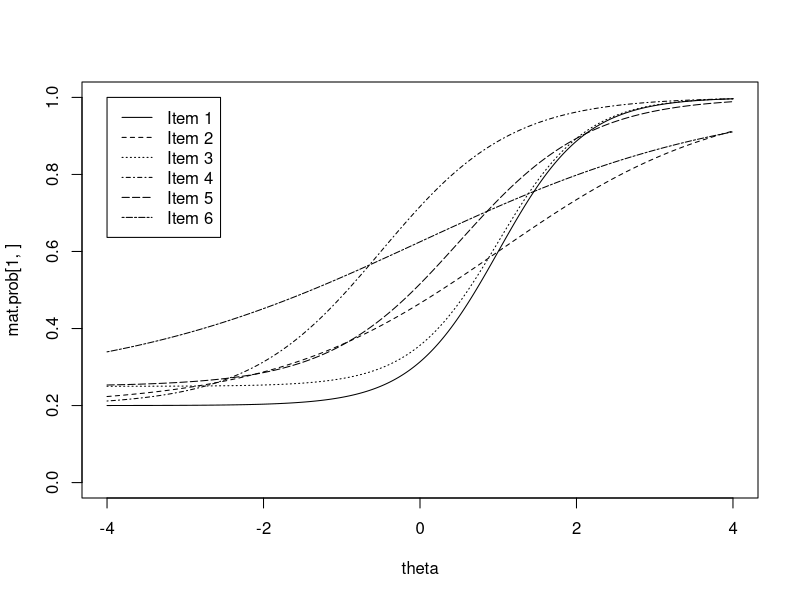
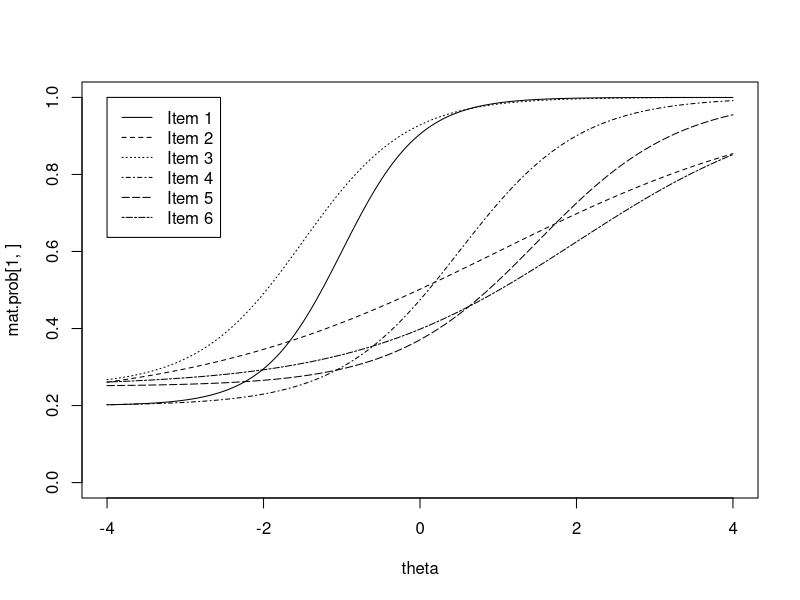
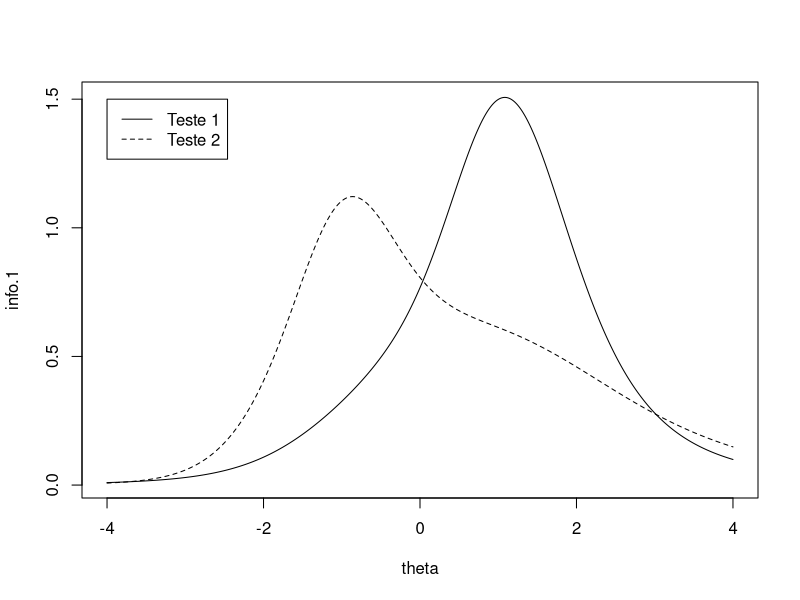

The R source for these figures, in order: (Note: this script raises an error after producing the figures.)

mat.par.1 <- matrix(c(1.8, .7, 1.8, 1.2, 1.2, .5, 1, 1, 1, -.5, .5, 0, 0.2, 0.2, .25, .2, 0.25, .25),nrow=6)
mat.par.2 <- matrix(c(2, .5, 1.5, 1.3, 1.1, .7, -1, 1, -1.5, .5, 1.5, 2, 0.2, 0.2, .25, .2, 0.25, .25),nrow=6)

theta <- seq(-4,4,0.01)

# Questão 1

mat.prob <- matrix(0,nrow(mat.par.1),length(theta))

# Gráfico das CCI's para o teste 1 

for (i in 1:nrow(mat.par.1)) {
  for (j in 1:length(theta))
    mat.prob[i,j] <- mat.par.1[i,3] + (1-mat.par.1[i,3])/(1+exp(-mat.par.1[i,1]*(theta[j]-mat.par.1[i,2])))
}

plot(theta,mat.prob[1,],type="l",ylim=c(0,1))
for (i in 2:nrow(mat.par.1))
  lines(theta,mat.prob[i,],lty=i)
legend(-4,1,c("Item 1", "Item 2", "Item 3", "Item 4", "Item 5", "Item 6"), lty=c(1:6))

# Gráfico das CCI's para o teste 2

for (i in 1:nrow(mat.par.2)) {
  for (j in 1:length(theta))
    mat.prob[i,j] <- mat.par.2[i,3] + (1-mat.par.2[i,3])/(1+exp(-mat.par.2[i,1]*(theta[j]-mat.par.2[i,2])))
}

plot(theta,mat.prob[1,],type="l",ylim=c(0,1))
for (i in 2:nrow(mat.par.2))
  lines(theta,mat.prob[i,],lty=i)
legend(-4,1,c("Item 1", "Item 2", "Item 3", "Item 4", "Item 5", "Item 6"), lty=c(1:6))

# d) 
vec.prob.1 <- mat.par.1[,3] + (1-mat.par.1[,3])/(1+exp(-mat.par.1[,1]*(0-mat.par.1[,2])))
vec.prob.1 
vec.prob.2 <- mat.par.2[,3] + (1-mat.par.2[,3])/(1+exp(-mat.par.2[,1]*(0-mat.par.2[,2])))
vec.prob.2 

# Questão 2

mat.prob <- mat.prob.dif <- mat.info <- matrix(0,nrow(mat.par.1),length(theta))

for (i in 1:nrow(mat.par.1)) {
  for (j in 1:length(theta)) {
    mat.prob[i,j] <- mat.par.1[i,3] + (1-mat.par.1[i,3])/(1+exp(-mat.par.1[i,1]*(theta[j]-mat.par.1[i,2])))
    mat.prob.dif[i,j] <- mat.par.1[i,1]*(1-mat.par.1[i,3])*exp(-mat.par.1[i,1]*(theta[j]-mat.par.1[i,2]))/
      ((1+exp(-mat.par.1[i,1]*(theta[j]-mat.par.1[i,2])))^2)
    mat.info[i,j] <- (mat.prob.dif[i,j]^2)/(mat.prob[i,j]*(1-mat.prob[i,j]))
  }
}

info.1 <- apply(mat.info,2,sum)

plot(theta,info.1,type="l")

for (i in 1:nrow(mat.par.2)) {
  for (j in 1:length(theta)) {
    mat.prob[i,j] <- mat.par.2[i,3] + (1-mat.par.2[i,3])/(1+exp(-mat.par.2[i,1]*(theta[j]-mat.par.2[i,2])))
    mat.prob.dif[i,j] <- mat.par.2[i,1]*(1-mat.par.2[i,3])*exp(-mat.par.2[i,1]*(theta[j]-mat.par.2[i,2]))/
      ((1+exp(-mat.par.2[i,1]*(theta[j]-mat.par.2[i,2])))^2)
    mat.info[i,j] <- (mat.prob.dif[i,j]^2)/(mat.prob[i,j]*(1-mat.prob[i,j]))
  }
}

info.2 <- apply(mat.info,2,sum)

lines(theta,info.2,lty=2)
legend(-4,1.5,c("Teste 1", "Teste 2"), lty=c(1,2))

# Questao 4

theta.Z <- 1
theta.Y <- -1

for (i in 1:6) {
  print(i)
  p.Z <- mat.par.1[i,3] + (1-mat.par.1[i,3])/(1+exp(-mat.par.1[i,1]*(theta.Z-mat.par.1[i,2])))
  print(p.Z)
  p.Y <- mat.par.1[i,3] + (1-mat.par.1[i,3])/(1+exp(-mat.par.1[i,1]*(theta.Y-mat.par.1[i,2])))
  print(p.Y)
  print(p.Z-p.Y)
}

for (i in 1:6) {
  print(i)
  p.Z <- mat.par.2[i,3] + (1-mat.par.2[i,3])/(1+exp(-mat.par.2[i,1]*(theta.Z-mat.par.2[i,2])))
  print(p.Z)
  p.Y <- mat.par.2[i,3] + (1-mat.par.2[i,3])/(1+exp(-mat.par.2[i,1]*(theta.Y-mat.par.2[i,2])))
  print(p.Y)
  print(p.Z-p.Y)
}









# Pacotes ----

# Análise ----

p_load(ggplot2,reshape2,gridExtra)

for (i in 1:nrow(mat.par.1)) {
  for (j in 1:length(theta))
    mat.prob[i,j] <- mat.par.1[i,3] + (1-mat.par.1[i,3])/(1+exp(-mat.par.1[i,1]*(theta[j]-mat.par.1[i,2])))
}

df1 <- data.frame(theta = theta, prob = mat.prob[1,], item = "Item 1")
df2 <- data.frame(theta = theta, prob = mat.prob[2,], item = "Item 2")
df3 <- data.frame(theta = theta, prob = mat.prob[3,], item = "Item 3")
df4 <- data.frame(theta = theta, prob = mat.prob[4,], item = "Item 4")
df5 <- data.frame(theta = theta, prob = mat.prob[5,], item = "Item 5")
df6 <- data.frame(theta = theta, prob = mat.prob[6,], item = "Item 6")

df <- rbind(df1, df2, df3, df4, df5, df6)

ggplot(df, aes(x = theta, y = prob, color = item)) +
  geom_line() +
  ylim(0, 1) +
  labs(title = "Teste 1",
       x = "Theta",
       y = "Probability") +
  theme_minimal() +
  scale_color_manual(values = c("Item 1" = "blue", "Item 2" = "red", "Item 3" = "green",
                                "Item 4" = "purple", "Item 5" = "orange", "Item 6" = "pink")) +
  theme(legend.position = "top")

# 2 ----

for (i in 1:nrow(mat.par.2)) {
  for (j in 1:length(theta))
    mat.prob[i,j] <- mat.par.2[i,3] + (1-mat.par.2[i,3])/(1+exp(-mat.par.2[i,1]*(theta[j]-mat.par.2[i,2])))
}

df1 <- data.frame(theta = theta, prob = mat.prob[1,], item = "Item 1")
df2 <- data.frame(theta = theta, prob = mat.prob[2,], item = "Item 2")
df3 <- data.frame(theta = theta, prob = mat.prob[3,], item = "Item 3")
df4 <- data.frame(theta = theta, prob = mat.prob[4,], item = "Item 4")
df5 <- data.frame(theta = theta, prob = mat.prob[5,], item = "Item 5")
df6 <- data.frame(theta = theta, prob = mat.prob[6,], item = "Item 6")

df <- rbind(df1, df2, df3, df4, df5, df6)

ggplot(df, aes(x = theta, y = prob, color = item)) +
  geom_line() +
  ylim(0, 1) +
  labs(title = "Teste 2",
       x = "Theta",
       y = "Probability") +
  theme_minimal() +
  scale_color_manual(values = c("Item 1" = "blue", "Item 2" = "red", "Item 3" = "green",
                                "Item 4" = "purple", "Item 5" = "orange", "Item 6" = "pink")) +
  theme(legend.position = "top")

# dois ----

df_info <- data.frame(theta = theta, info1 = info.1, info2 = info.2)

ggplot(df_info, aes(x = theta)) +
  geom_line(aes(y = info1, color = "Teste 1"), linetype = "solid") +
  geom_line(aes(y = info2, color = "Teste 2"), linetype = "dashed") +
  labs(title = "Information Plot", x = "Theta", y = "Information") +
  scale_color_manual(values = c("Teste 1" = "blue", "Teste 2" = "red")) +
  theme_minimal() +
  theme(legend.position = "top") +
  guides(color = guide_legend(title = "Tests", override.aes = list(linetype = c("solid", "dashed"))))



results_1 <- data.frame(Item = 1:6, p.Z = numeric(6), p.Y = numeric(6), p.diff = numeric(6))
results_2 <- data.frame(Item = 1:6, p.Z = numeric(6), p.Y = numeric(6), p.diff = numeric(6))

theta.Z <- 1
theta.Y <- -1

# Loop for mat.par.1
for (i in 1:6) {
  p.Z <- mat.par.1[i, 3] + (1 - mat.par.1[i, 3]) / (1 + exp(-mat.par.1[i, 1] * (theta.Z - mat.par.1[i, 2])))
  p.Y <- mat.par.1[i, 3] + (1 - mat.par.1[i, 3]) / (1 + exp(-mat.par.1[i, 1] * (theta.Y - mat.par.1[i, 2])))
  p.diff <- p.Z - p.Y
  results_1[i, ] <- c(i, p.Z, p.Y, p.diff)
}

# Loop for mat.par.2
for (i in 1:6) {
  p.Z <- mat.par.2[i, 3] + (1 - mat.par.2[i, 3]) / (1 + exp(-mat.par.2[i, 1] * (theta.Z - mat.par.2[i, 2])))
  p.Y <- mat.par.2[i, 3] + (1 - mat.par.2[i, 3]) / (1 + exp(-mat.par.2[i, 1] * (theta.Y - mat.par.2[i, 2])))
  p.diff <- p.Z - p.Y
  results_2[i, ] <- c(i, p.Z, p.Y, p.diff)
}

# Print the results data frames
print("Results for mat.par.1:")
print(results_1)

print("Results for mat.par.2:")
print(results_2)
